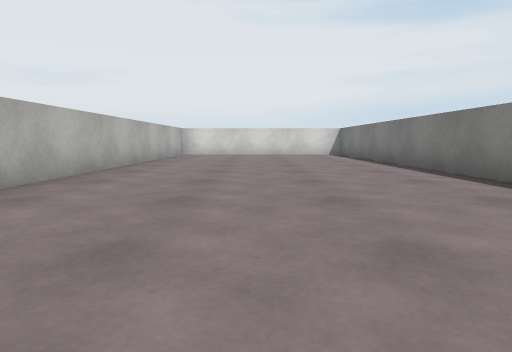
view 1 (above)

12 first-person views from a walk through a scene from a Unity 3-D project. The camera is 0.26 m above the floor, tilts 6° down and sees 75° across. The floor is counted in squares, 0.5 m on a side. Each view is taken from the middle of a square. On the plan, view 1 faces up. The plan holds only what a view shows up to about 9 squares ahead; the rest is blank. The place goes on beyond the plan. The player character is not drawn. Surface patterns are stand-ins for the level's own textures.

view 2
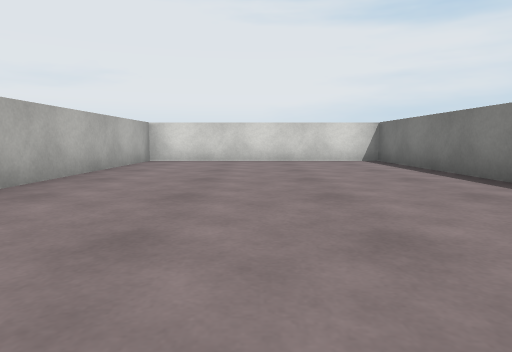

view 3
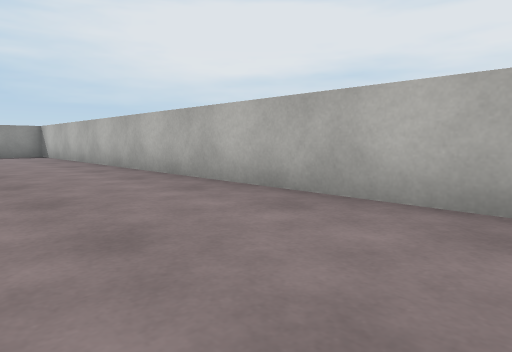

view 4
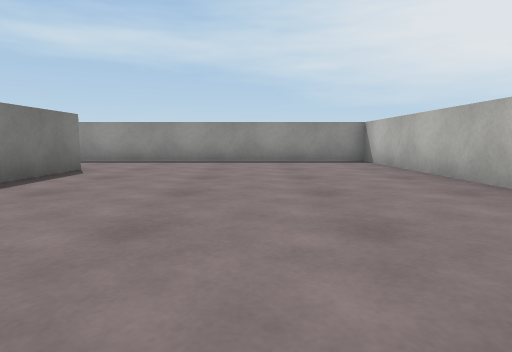

view 5
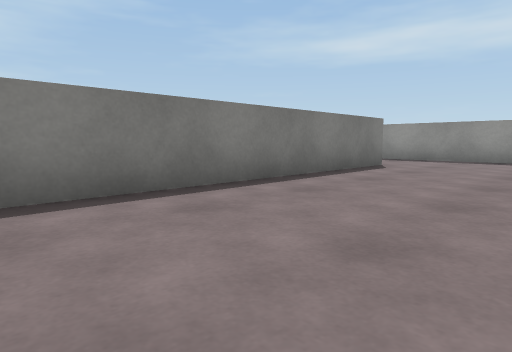

view 6
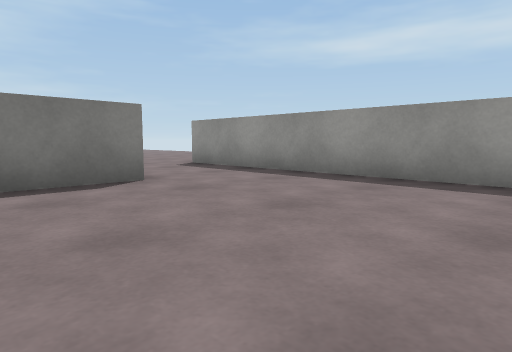

view 7
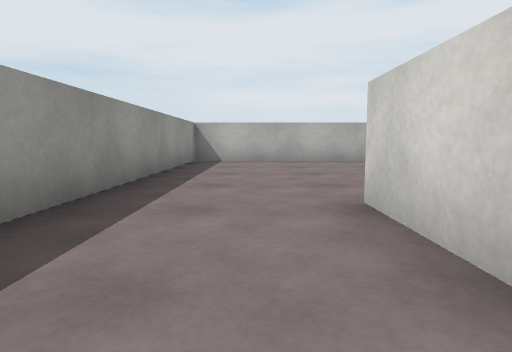

view 8
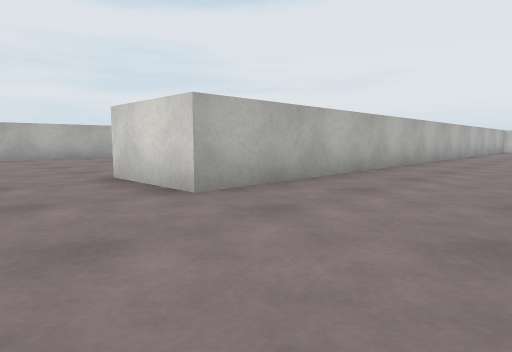

view 9
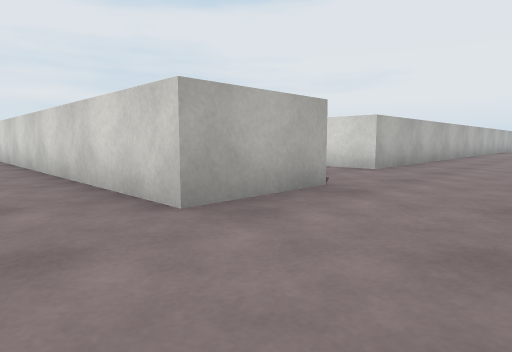

view 10
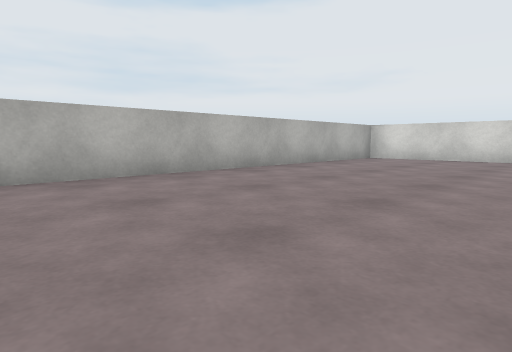

view 11
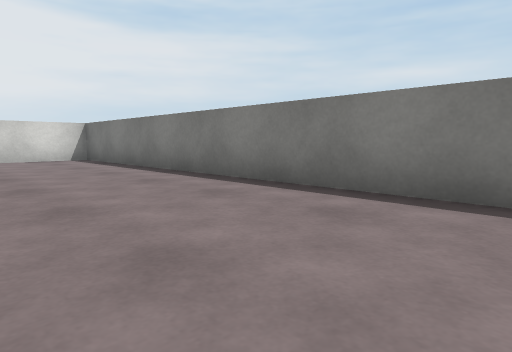

view 12
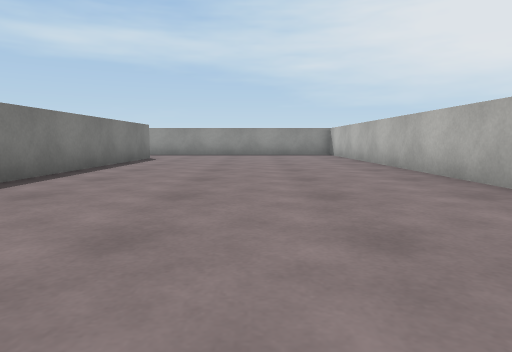

### Floor plan
Points are (right, up) in squares from view 1. A wall is a line through its corners. A room is listed if a view was taken in it or the views show most of it. See-through windows are left out.
Room 1 (views 1, 2, 3, 4, 5, 6, 10, 11, 12)
walls: (5.2, -4.1) (3.2, -4.1) (3.2, 12.8) (-2.8, 12.8) (-2.8, -6.6) (5.8, -6.6)
ways out: opening at (6, -5.5) to room 2
Room 2 (views 7, 8, 9)
walls: (5.2, 4.1) (5.2, -4.1); (5.8, -6.6) (5.8, -8.6) (-2.5, -8.6)
ways out: opening at (6, -5.5) to room 1

Positions as (right, up) in squares from view 1, and headings:
1: (0, 0), facing up
2: (0, 4), facing up
3: (0, 6), facing down-left
4: (0, 2), facing down
5: (0, 3), facing down-right
6: (-1, -2), facing down-right
7: (6, -5), facing left
8: (8, -6), facing up-left
9: (8, -10), facing up-left
10: (2, 3), facing up-left
11: (0, 3), facing up-right
12: (0, 6), facing down
